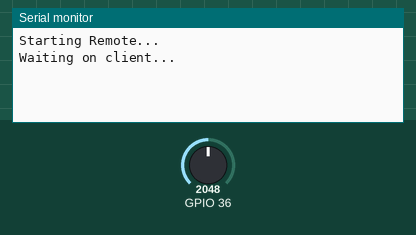
Simulated run of this sketch. Board: ESP32. Shown: the last lines printed to the serial monitor. The inputs (shaded band) are chosen by the test bench; at power-on: GPIO 36 = 2048. Nothing arrives over Bluetooth unless stated; a phone connects over Bluetooth LE 3 s after start.

Above: at 1.2 s.
1.3 s: GPIO 36 set to 2866
At 3.11 s:
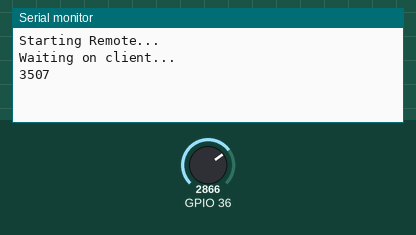
4.3 s: GPIO 36 set to 3603
At 4.34 s:
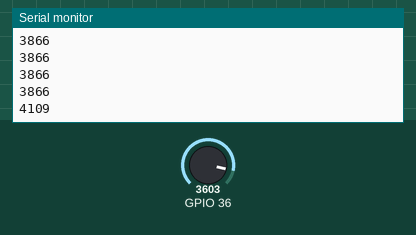
Timing chart, 0 to 7.3 s (numbered marks = the images above; inputs shaded):
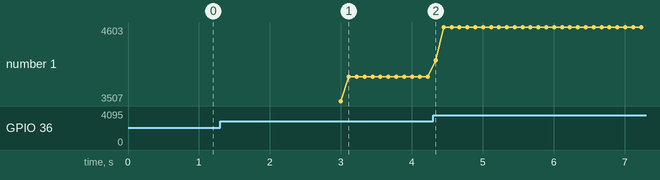

Measured:
- after the input at 1.3 s, the serial monitor: prints a new line after 1.7 s (image 1)
- after the input at 4.3 s, the serial monitor: prints a new line at once (image 2)
- plotted number 1: 3866 → 4603 after the input at 4.3 s

The sketch:

ESP32_Serverv2.0.ino
```cpp
/*
    Based on Neil Kolban example for IDF: https://github.com/nkolban/esp32-snippets/blob/master/cpp_utils/tests/BLE%20Tests/SampleServer.cpp
    Ported to Arduino ESP32 by Evandro Copercini
    updates by chegewara
*/

#include <BLEDevice.h>
#include <BLEUtils.h>
#include <BLEServer.h>
#include <BLE2902.h>
#include <driver/adc.h>
// See the following for generating UUIDs:
// https://www.uuidgenerator.net/

BLECharacteristic *pServer = NULL;
BLECharacteristic *pCharacteristic = NULL;
bool deviceConnected = false;

#define SERVICE_UUID        "4fafc201-1fb5-459e-8fcc-c5c9c331914b"
#define CHARACTERISTIC_UUID "beb5483e-36e1-4688-b7f5-ea07361b26a8"


class MyServerCallbacks: public BLEServerCallbacks {
    void onConnect(BLEServer* pServer) {
      deviceConnected = true;
    };

    void onDisconnect(BLEServer* pServer) {
      deviceConnected = false;
    }
};


void setup() {
  //Configure ADC
  adc1_config_width(ADC_WIDTH_BIT_12);
  adc1_config_channel_atten(ADC1_CHANNEL_0,ADC_ATTEN_DB_11);

  //Configure Serial Monitor (for debugging)
  Serial.begin(115200);
  Serial.println("Starting Remote...");

  //Create BLE Device
  BLEDevice::init("server");

  //Create BLE Server
  BLEServer *pServer = BLEDevice::createServer();
  pServer->setCallbacks(new MyServerCallbacks());

  //Create BLE Service
  BLEService *pService = pServer->createService(SERVICE_UUID);

  //Create BLE Characteristic
  pCharacteristic = pService->createCharacteristic(
                                         CHARACTERISTIC_UUID,
                                         BLECharacteristic::PROPERTY_READ |
                                         BLECharacteristic::PROPERTY_WRITE|
                                         BLECharacteristic::PROPERTY_NOTIFY|
                                         BLECharacteristic::PROPERTY_INDICATE
                                       );
  //Create BLE Descriptor
  pCharacteristic->addDescriptor( new BLE2902());

  //Set initial value and start
  pCharacteristic->setValue("1000");
  pService->start();

  BLEAdvertising *pAdvertising = BLEDevice::getAdvertising();
  pAdvertising->addServiceUUID(SERVICE_UUID);
  pAdvertising->setScanResponse(true);
  pAdvertising->setMinPreferred(0x00);
  BLEDevice::startAdvertising();
  Serial.println("Waiting on client...");
}

int count = 1000;
int upcount = 0;
int pin = 0;
int sensor = 0;
int tot_avg = 0;
int num_reads = 0;
int avg = 0;
void loop() {
  char buffer[80];
  pin = adc1_get_raw(ADC1_CHANNEL_0);
  pin+=1000;
  tot_avg += pin;
  num_reads ++;

  if(deviceConnected){

    //ADC Read Loop
    if(num_reads >= 100){
      avg = tot_avg / num_reads;
      Serial.println(avg);
      dtostrf(avg,1,2,buffer);

      pCharacteristic->setValue(buffer);
      pCharacteristic->notify();
      avg = 0;
      num_reads = 0;
      tot_avg = 0;
    }

    //TEST VALUE LOOPS (INCREMENT/DECREMENT)
//    for(count = 1000; count < 2000;count+=10){
//      dtostrf(count,1,2,buffer);
//      pCharacteristic->setValue(buffer);
//      pCharacteristic->notify();
//      delay(10);
//    }
//
//    for(count = 2000; count > 1000;count-=10){
//      dtostrf(count,1,2,buffer);
//      pCharacteristic->setValue(buffer);
//      pCharacteristic->notify();
//      delay(10);
//    }

  }
}
```
